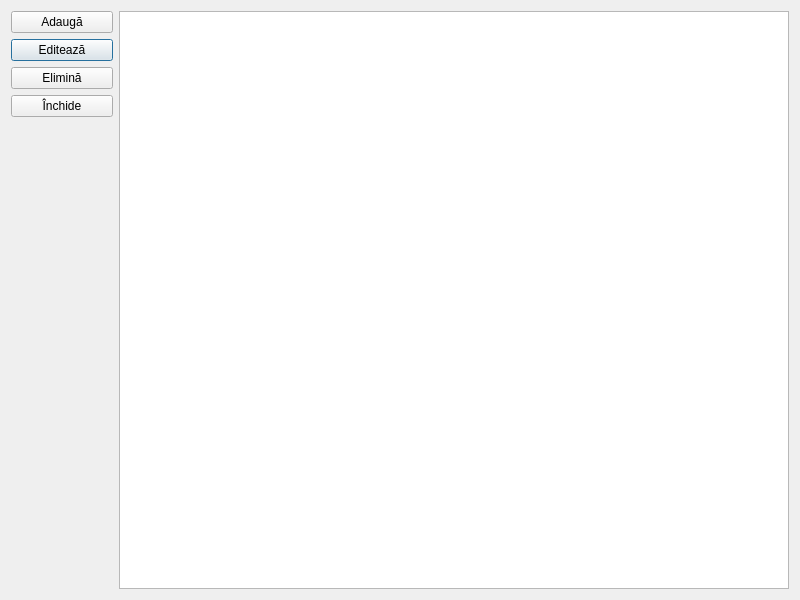
<?xml version="1.0" encoding="UTF-8"?>
<ui version="4.0">
 <class>ListForm</class>
 <widget class="QDialog" name="ListForm">
  <property name="geometry">
   <rect>
    <x>0</x>
    <y>0</y>
    <width>800</width>
    <height>600</height>
   </rect>
  </property>
  <property name="font">
   <font>
    <family>Segoe UI</family>
   </font>
  </property>
  <property name="windowTitle">
   <string>Dialog</string>
  </property>
  <layout class="QGridLayout" name="gridLayout">
   <item row="1" column="0">
    <widget class="QPushButton" name="btnEdit">
     <property name="minimumSize">
      <size>
       <width>102</width>
       <height>0</height>
      </size>
     </property>
     <property name="text">
      <string>Editează</string>
     </property>
     <property name="icon">
      <iconset resource="../resource.qrc">
       <normaloff>:/img/edit_x32.png</normaloff>:/img/edit_x32.png</iconset>
     </property>
     <property name="shortcut">
      <string>F2</string>
     </property>
    </widget>
   </item>
   <item row="0" column="0">
    <widget class="QPushButton" name="btnAdd">
     <property name="minimumSize">
      <size>
       <width>102</width>
       <height>0</height>
      </size>
     </property>
     <property name="text">
      <string>Adaugă</string>
     </property>
     <property name="icon">
      <iconset resource="../resource.qrc">
       <normaloff>:/img/add_x32.png</normaloff>:/img/add_x32.png</iconset>
     </property>
     <property name="shortcut">
      <string>Ins</string>
     </property>
    </widget>
   </item>
   <item row="3" column="0">
    <widget class="QPushButton" name="btnCancel">
     <property name="minimumSize">
      <size>
       <width>102</width>
       <height>0</height>
      </size>
     </property>
     <property name="text">
      <string>Închide</string>
     </property>
     <property name="icon">
      <iconset resource="../resource.qrc">
       <normaloff>:/img/close_x32.png</normaloff>:/img/close_x32.png</iconset>
     </property>
     <property name="shortcut">
      <string>Esc</string>
     </property>
    </widget>
   </item>
   <item row="4" column="0">
    <spacer name="verticalSpacer">
     <property name="orientation">
      <enum>Qt::Vertical</enum>
     </property>
     <property name="sizeHint" stdset="0">
      <size>
       <width>20</width>
       <height>480</height>
      </size>
     </property>
    </spacer>
   </item>
   <item row="0" column="1" rowspan="5">
    <widget class="QTableView" name="tabView"/>
   </item>
   <item row="2" column="0">
    <widget class="QPushButton" name="btnDelMark">
     <property name="minimumSize">
      <size>
       <width>102</width>
       <height>0</height>
      </size>
     </property>
     <property name="text">
      <string>Elimină</string>
     </property>
     <property name="icon">
      <iconset resource="../resource.qrc">
       <normaloff>:/img/clear_x32.png</normaloff>:/img/clear_x32.png</iconset>
     </property>
     <property name="shortcut">
      <string>Del</string>
     </property>
    </widget>
   </item>
  </layout>
 </widget>
 <resources>
  <include location="../resource.qrc"/>
 </resources>
 <connections/>
</ui>
